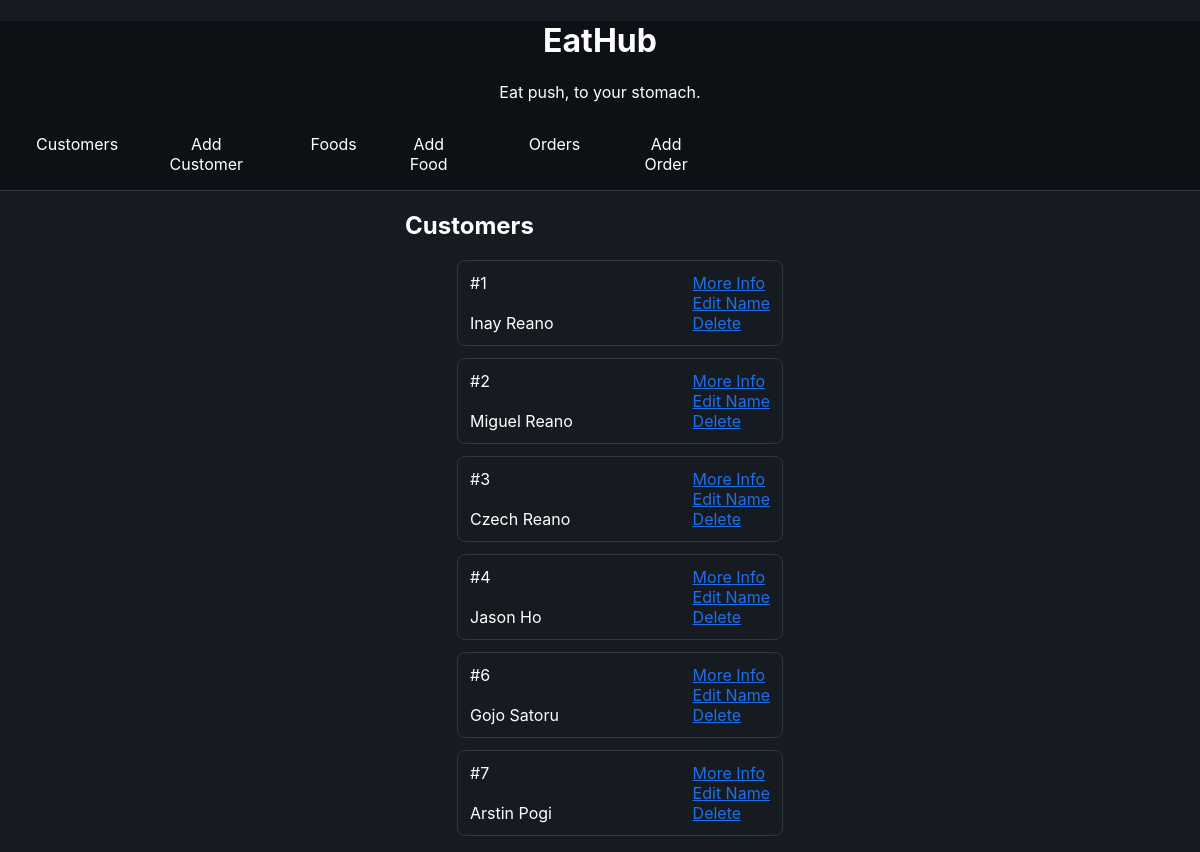
The app's page /webkiosk/customers/, older data.
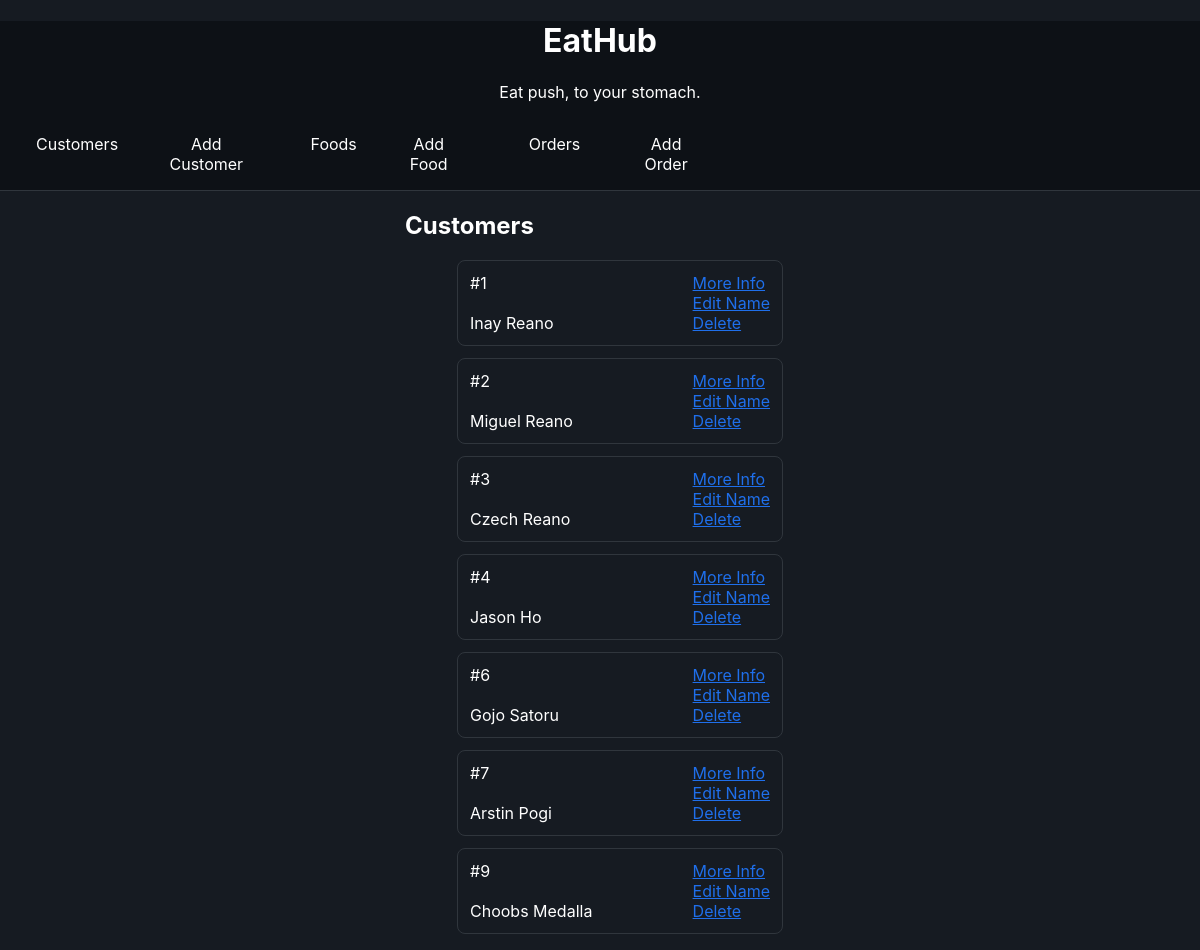
The same page, newer data.
### webkiosk/models.py (models this page shows, shortened)
class Customer(models.Model):
    firstname = models.CharField(max_length=20)
    lastname = models.CharField(max_length=20)
    date_joined = models.DateTimeField(auto_now_add=True)

### webkiosk/views.py (the view)
# urls.py: path('customers/', views.listcustomers, name='customer-list'),
def listcustomers(request):
    customerlist = Customer.objects.all()
    context = {'customerlist': customerlist}
    return render(request, "webkiosk/customer_list.html", context)

### webkiosk/templates/webkiosk/customer_list.html (shortened to what this page needs)
{% extends 'webkiosk/base_template.html' %}
{% block maincontent %}
<h2>Customers</h2>
<div class="customerblock">
    <ul class="list-style-none">
        {% for customer in customerlist %}
            <li>
                <div class="customerlistcards">
                    <div class="customernameandid">
                        #{{customer.id}}<br><br>{{ customer.firstname}} {{customer.lastname}}
                    </div>
                    <div class="customerlinkscontainer">
                        <a href="{% url 'webkiosk:customer-details' customer.id %}">More Info</a>
                        <a href="{% url 'webkiosk:customer-edit' customer.id %}">Edit Name</a>
                        <a href="{% url 'webkiosk:customer-delete' customer.id %}">Delete</a>
                    </div>
                </div>
            </li>
        {% endfor %}
    </ul>
{% endblock %}

Row changes from the older to the newer data that the page shows:
added Customer: id "9", firstname "Choobs", lastname "Medalla"
